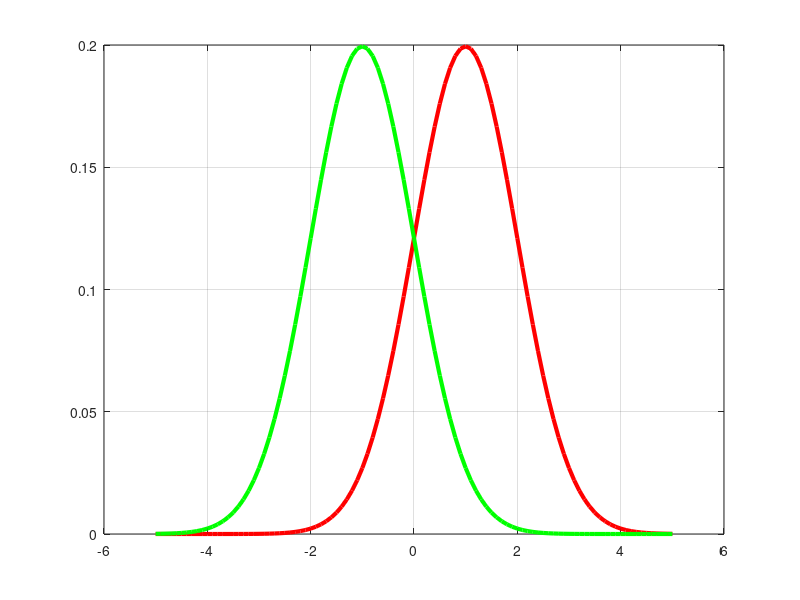

Write MATLAB code to recreate this figure. (Note: this script raises an error after producing the figure.)
function decisionBoundariesDemo1d

%plotgaussians1d(-1, 3, 1, 1, 0.5)
%plotgaussians1d(-1, 3, 1, 1, 0.1)
figure
plotgaussians1d(1, -1, 1, 1, 0.5)
printPmtkFigure dboundaries1dConnected
figure
plotgaussians1d(1, -1, 3, 1, 0.5)
printPmtkFigure dboundaries1dDisconnected

function plotgaussians1d(mu1, mu2, s1, s2, pi1)
pi2 = 1-pi1;
xs = -5:0.1:5;
p1 = normpdf(xs, mu1, s1);
p2 = normpdf(xs, mu2, s2);
plot(xs, pi1*p1, 'r-', 'linewidth', 3);
hold on
plot(xs, pi2*p2, 'g-', 'linewidth', 3);
grid on
xmin = min(xs); xmax = max(xs);
syms x % use symbolic math toolbox
b  = double(solve(pi1*normpdf(x,mu1,s1) - pi2*normpdf(x,mu2,s2)));
b = sort(b)
pmax = max(max(pi1*p1), max(pi2*p2));
h = line([b(1) b(1)], [0 pmax]); set(h, 'color', 'k', 'linewidth', 3);
if length(b)>1
  h = line([b(2) b(2)], [0 pmax]); set(h, 'color', 'k', 'linewidth', 3);
end

e = 0;
if length(b)==1
  h = line([xmin b], [e e]); set(h, 'color', 'g', 'linewidth', 3);
  h = line([b xmax], [e e]); set(h, 'color', 'r', 'linewidth', 3);
else
  h = line([b(1) b(2)], [e e]); set(h, 'color', 'g', 'linewidth', 3);
  h = line([xmin b(1)], [e e]); set(h, 'color', 'r', 'linewidth', 3);
  h = line([b(2) xmax], [e e]); set(h, 'color', 'r', 'linewidth', 3);
end

  
  
